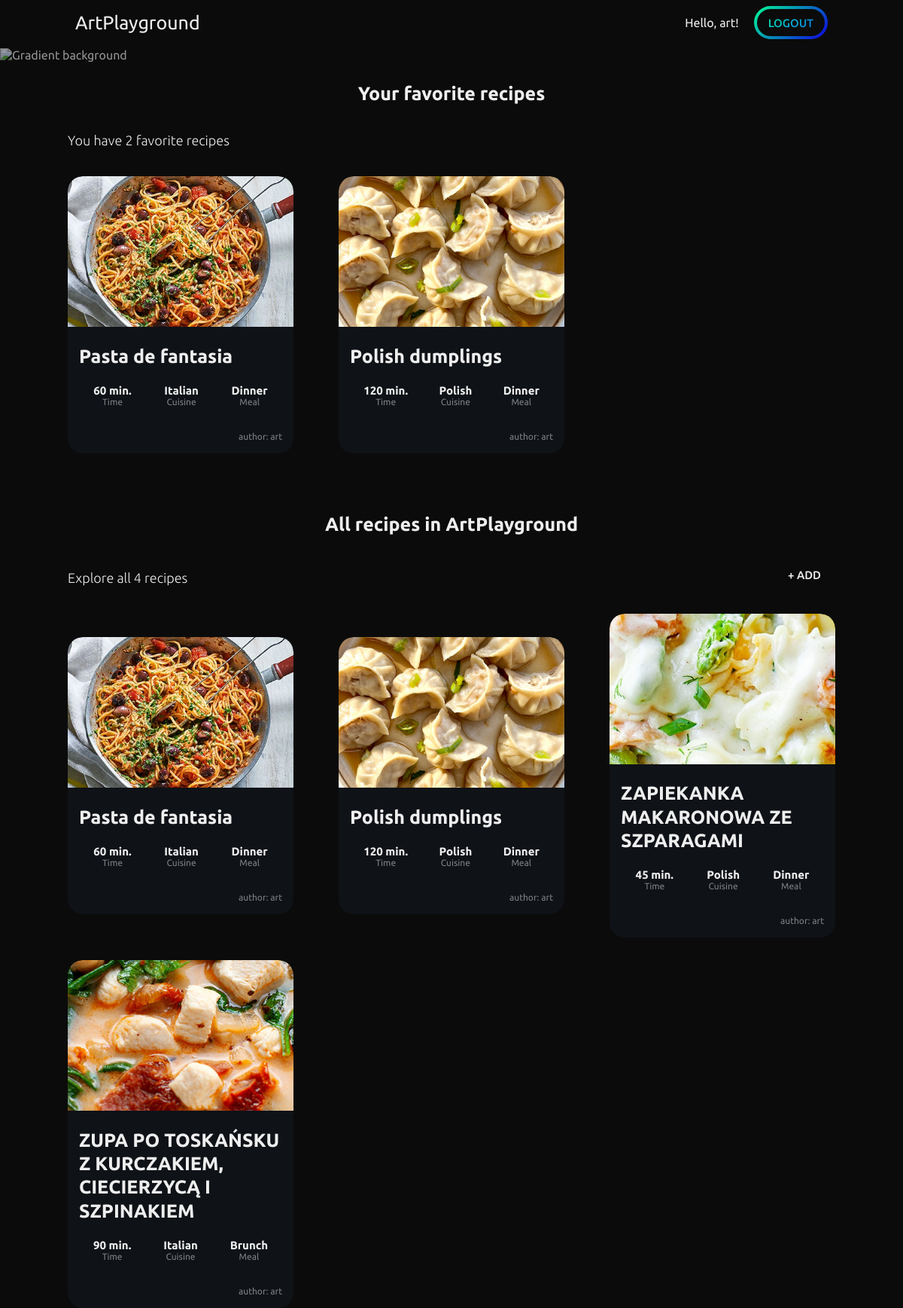
Page /recipes/ (signed in) on the committed database.
### recipes/models.py (models this page shows, shortened)
class Recipe(models.Model):
    recipe_author = models.ForeignKey(User, on_delete=models.CASCADE, default=None)
    recipe_name = models.CharField(max_length=250)
    time = models.IntegerField()  # hours - 1,5 should give user 1h30min
    cuisine = models.CharField(choices=CUISINE_COUNTRIES, max_length=50)
    meal_type = models.CharField(choices=MEALS, max_length=50)
    recipe_image = models.ImageField(upload_to="recipes/")

### recipes/views.py (the view)
# urls.py: path("recipes/", include("recipes.urls"))
def recipes(request):
    recipes = Recipe.objects.select_related('recipe_author').prefetch_related('ingredient_set', 'instruction_set').all()
    recipes_counter = Recipe.objects.count()
    get_fav_recipes = Favorite_recipe.objects.select_related('user').values('recipe')
    favorite_recipes = Recipe.objects.filter(pk__in=get_fav_recipes)
    favorite_recipes_counter = favorite_recipes.count()
    return render(request, "recipes/index.html", context = {'recipes': recipes,'recipes_counter': recipes_counter,"favorite_recipes":favorite_recipes,"favorite_recipes_counter":favorite_recipes_counter})

### recipes/templates/recipes/index.html (shortened to what this page needs)
{% extends 'base_layout.html' %}  {% block content %}
<h3>Your favorite recipes</h3>
<section class="center-page recipes-list">
    <div class="recipe-add">
        <h4>You have {{favorite_recipes_counter}} favorite recipes</h4>
    </div>
    {% for recipe in favorite_recipes %}
    <div class="recipes-list__item">
        <a href="recipe-detail/{{ recipe.pk }}">
        <div class="recipes-list__item__img" style="background-image: url('/recipes{{ recipe.recipe_image.url}}');"></div>
        <div class="recipes-list__item__data">
            <h3><strong>{{ recipe.recipe_name }}</strong></h3>
            <div class="recipes-list__item__data__group">
                <span class="value">{{ recipe.time }} min.</span>
                <span class="label">Time</span>
                <span class="value">{{ recipe.cuisine }}</span>
                <span class="label">Cuisine</span>
                <span class="value">{{ recipe.meal_type }}</span>
                <span class="label">Meal</span>
            </div>
            <p><small>author: {{ recipe.recipe_author.username }}</small></p>
        </div>
        </a>
    </div>
    {% endfor %}
</section>
<br/><br/><br/><br/><br/>
<h3>All recipes in ArtPlayground</h3>
<section class="center-page recipes-list">
    <div class="recipe-add">
        <h4>Explore all {{recipes_counter}} recipes</h4>
        <div class="button btn-g-blue"><div class="ahref--bg"><a href="{% url 'add_recipe' %}">+ Add</a></div></div>
    </div>
    {% for recipe in recipes %}
    <div class="recipes-list__item">
        <a href="recipe-detail/{{ recipe.pk }}">
        <div class="recipes-list__item__img" style="background-image: url('/recipes{{ recipe.recipe_image.url}}');"></div>
        <div class="recipes-list__item__data">
            <h3><strong>{{ recipe.recipe_name }}</strong></h3>
            <div class="recipes-list__item__data__group">
                <span class="value">{{ recipe.time }} min.</span>
                <span class="label">Time</span>
                <span class="value">{{ recipe.cuisine }}</span>
                <span class="label">Cuisine</span>
                <span class="value">{{ recipe.meal_type }}</span>
                <span class="label">Meal</span>
            </div>
            <p><small>author: {{ recipe.recipe_author.username }}</small></p>
        </div>
        </a>
    </div>
    {% endfor %}
</section>
{% endblock %}

### general/templates/general/base_layout.html (shortened to what this page needs)
{% load static %}
<!DOCTYPE html>
<html>
  <head>
    <link rel="stylesheet" href="{% static 'css/style.css' %}">
  </head>
  <body>
    <img class="body-gradient {% block background_class %}{% endblock %}" src="https://daily-now-res.cloudinary.com/image/upload/s--O8GDhJO8--/f_auto/v1692271285/public/Desktop-ask-bg" alt="Gradient background">
    <header class="{% block header_class %}{% endblock %}">
      <nav class="menu-nav">
        <a href="{% url 'mainpage' %}" class="menu-item">ArtPlayground</a>
      </nav>
      <nav class="profile-nav">
        {% if user.is_authenticated %}
        Hello, {{user.username}}!
        <div class="button btn-blue"><div class="ahref--bg"><a href="{% url 'logout' %}">Logout</a></div></div>
        {% else %}
        <div class="button btn-yelpur-rev"><div class="ahref--bg"><a href="{% url 'register' %}">Sign up</a></div></div>
        <div class="button btn-yelpur"><div class="ahref--bg"><a href="{% url 'login' %}">Login</a></div></div>
        {% endif %}
      </nav>
    </header>
    <main>
      {% block content %}{% endblock %}
    </main>
  </body>
</html>

### static/css/style.css (style rules this page uses)
body { background-color: #0B0B0B; color: #EEE; font-family: "Ubuntu", sans-serif; padding: 0; margin: 0; }
body .body-gradient { position: absolute; top: 64px; left: 0; width: 80%; opacity: 0.6; }
body main { position: relative; top: 30px; left: 0; padding-top: 70px; }
body main > h1, body main > h2, body main > h3, body main > h4 { text-align: center; }
body h1, body h2, body h3, body h4 { text-decoration: none; line-height: 1.25em; margin: 0.35em 0; color: #EEE; }
body h3 { font-size: 25px; }
body h4 { font-size: 18px; font-weight: 300; }
body span, body p { font-size: 15px; }
body small { font-size: 12px; color: rgba(237, 237, 237, 0.5); }
body a { line-height: 15px; color: #EEE; text-decoration-color: #ff9d00; }
.center-page { display: flex; flex-direction: column; align-items: center; }
.button { width: max-content; padding: 4px 4px; border-radius: 24px; mask-image: paint(smooth-corners); -webkit-mask-image: paint(smooth-corners); }
.button .ahref--bg, .button .button--bg { padding: 9px 0px; background-color: #0B0B0B; border-radius: 24px; mask-image: paint(smooth-corners); -webkit-mask-image: paint(smooth-corners); }
.button .ahref--bg a, .button .ahref--bg button, .button .button--bg a, .button .button--bg button { padding: 15px 15px; font-size: 15px; text-transform: uppercase; font-weight: 500; text-decoration: none; }
.button.btn-blue { background: linear-gradient(135deg, #00ff95, #0f00e3); }
.button.btn-blue a, .button.btn-blue button { background: linear-gradient(135deg, #00ff95, #0B59FF); -webkit-background-clip: text; -webkit-text-fill-color: transparent; }
header { display: flex; justify-content: space-between; align-items: center; position: fixed; width: calc(100% - 200px); padding: 10px 100px; background: #0B0B0B; height: 40px; z-index: 100; }
header nav.menu-nav { display: flex; column-gap: 20px; }
header nav.menu-nav a { text-decoration: none; font-size: 25px; line-height: 25px; }
header .menu-item { justify-self: flex-start; }
header .profile-nav { display: flex; justify-content: center; align-items: center; column-gap: 20px; }
.recipes-list { position: relative; top: 20px; max-width: 1200px; margin: 0 auto; display: grid; grid-template-columns: repeat(3, 300px); justify-content: center; column-gap: 60px; row-gap: 30px; }
.recipes-list .recipe-add { grid-column: 1/4; display: flex; justify-content: space-between; align-items: flex-end; }
.recipes-list__item { background-color: #0F1217; border-radius: 20px; overflow: hidden; }
.recipes-list__item a { text-decoration: none; }
.recipes-list__item__img { background-size: cover; background-repeat: no-repeat; background-position: center; border-radius: 20px 20px 0 0; width: 300px; min-height: 200px; height: auto; }
.recipes-list__item__data { padding: 15px; }
.recipes-list__item__data__group { margin-top: 22px; display: grid; grid-template-rows: 1fr 1fr; grid-auto-flow: column; column-gap: 5px; text-align: center; }
.recipes-list__item__data__group .value { font-weight: 600; }
.recipes-list__item__data__group .label { font-size: 12px; color: rgba(237, 237, 237, 0.5); }
.recipes-list__item__data p { margin: 0; margin-top: 30px; text-align: right; }

### rows in the picture
Recipe: recipe_image (picture), recipe_name "Pasta de fantasia", time "60", cuisine "Italian", meal_type "Dinner", recipe_author.username "art"
Recipe: recipe_image (picture), recipe_name "Polish dumplings", time "120", cuisine "Polish", meal_type "Dinner", recipe_author.username "art"
Recipe: recipe_image (picture), recipe_name "ZAPIEKANKA MAKARONOWA ZE SZPARAGAMI", time "45", cuisine "Polish", meal_type "Dinner", recipe_author.username "art"
Recipe: recipe_image (picture), recipe_name "ZUPA PO TOSKAŃSKU Z KURCZAKIEM, CIECIERZYCĄ I SZPINAKIEM", time "90", cuisine "Italian", meal_type "Brunch", recipe_author.username "art"

### other values in the picture
{{ user.username }} "art"
{{ favorite_recipes_counter }} "2"
{{ recipes_counter }} "4"
